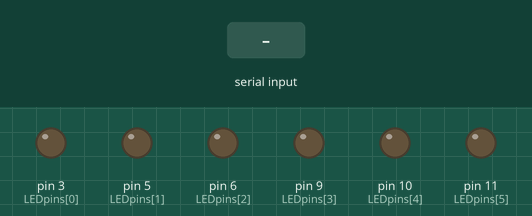
The sketch below on a simulated Arduino Uno, built with avr-gcc and run on an emulated ATmega328P. On the bench: output pins drawn as LEDs (lit = HIGH). The test bench sets the inputs (shaded band).

Above: at 1.2 s.
1.3 s: "1" received over Serial
At 2.5 s:
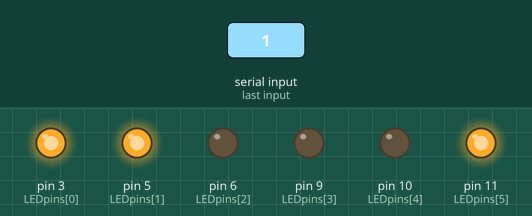
2.8 s: "0" received over Serial
At 3.8 s:
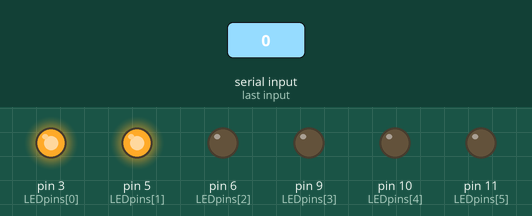
4.3 s: "2" received over Serial
At 4.9 s:
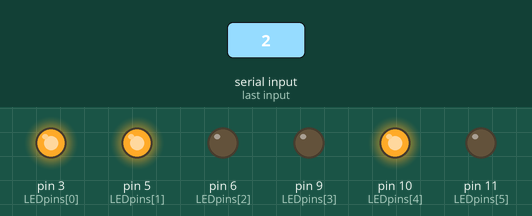
Timing chart, 0 to 7.3 s (numbered marks = the images above; inputs shaded):
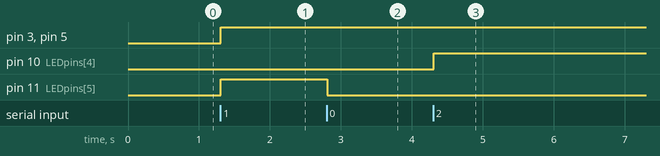

Measured:
- after the input at 1.3 s, pin 3 (LEDpins[0]), pin 5 (LEDpins[1]), pin 11 (LEDpins[5]): LOW → HIGH at once
- after the input at 2.8 s, pin 11 (LEDpins[5]): HIGH → LOW at once
- after the input at 4.3 s, pin 10 (LEDpins[4]): LOW → HIGH at once

The sketch:

braille_mas500_receive_final.ino
```cpp
class Braille
{
  public:
    Braille(byte pin, byte speed);
    void sendZero(int pinIndex);
    void sendDot(int pinIndex);
    void sendChar(byte c);
};


  char brailleOn[8]; //array of 'on' bits
  int LEDpins [] = {3, 5, 6, 9, 10, 11}; //array of pins LEDs are connected to
  int inputPin = 7;
  char debug = ' ';
  byte _speed;	// Speed in WPM
  byte _pin;	// Pin to beep or toggle
  byte _one;	// 1 == beep to speaker, 0 == toggle pin high and low
  byte _zero;
  int _dotlen;	// Length of dot (1)
  int _zerolen; //Length of a zero (0)
  byte _brailleCodepage[] = {	//
    B011011, //! 33
    B000100, //" 34
    B010111, //# 35
    B111001, //$ 36
    B110001, //% 37
    B111011, //& 38
    B000010, //'39
    B101111, //( 40
    B011111, //) 41
    B100001, //* 42
    B010011, //+ 43
    B000001,  //, 44
    B000011, //- 45
    B010001, //. 46
    B010010, /// 47
    B000111, //0 48
    B001000, //1 49
    B001010, //2 50
    B001100, //3 51
    B001101, //4 52
    B001001, //5 53
    B001110, //6 54
    B001111, //7 55
    B001011, //8 56
    B000110, //9 57
    B100101, //: 58
    B000101, //; 59
    B101001, //< 60
    B111111, //= 61
    B010110, //> 62
    B110101, //? 63
    B010000, //@ 64
    B100000, //ASCII Glyph A 65
    B101000, //B 66
    B110000, //C 67
    B110100, //D 68
    B101000, //E 69
    B111000, //F 70
    B111100, //G 71
    B101100, //H 72
    B011000, //I 73
    B011100, //J 74
    B100010, //K 75
    B101010, //L 76
    B110010, //M 77
    B110110, //N 78
    B100110, //O 79
    B111010, //P 80
    B111110, //Q 81
    B101110, //R 82
    B011010, //S 83
    B011110, //T 84
    B100011, //U 85
    B101011, //V 86
    B011101, //W 87
    B110011, //X 88
    B110111, //Y 89
    B100111, //Z 90
    B011001, //[ 91
    B101101, //\92
    B111101, //] 93
    B010100, //^ 94
    B010101 //_ 95
    };


Braille::Braille(byte pin, byte speed)
{
  // Save values for later use
  _pin = pin;
  _speed = speed;

  // Calculate the length of dash and dot
  _dotlen = (1200/_speed);
  _zerolen = (1200/_speed);
  //_zerolen =  (3*_dotlen);

  // Set the pin to output mode
  int i = 0;
  int localpin;
  for (i = 0; i < 8; i++){
    localpin = LEDpins[i];
    pinMode(localpin, OUTPUT);
  }
  //pinMode(inputPin, INPUT);
}

void Braille::sendZero(int pinIndex)
{
  digitalWrite(LEDpins[pinIndex], LOW);
}

void Braille::sendDot(int pinIndex)
{
  digitalWrite(LEDpins[pinIndex], HIGH);
}

void Braille::sendChar(byte c)
{
  //int _i = 0;
  byte _BrailleBinaryRep;
  //byte userInput;
  byte mask = B100000;

  // Send space
  /*if (c == ' ') {
    return ;
  }
  else {
    userInput = (byte) c;
    if (userInput >= 97 && userInput <= 122) {
      userInput -= 32;
    }

    _i = (userInput - 33);
    _BrailleBinaryRep = _brailleCodepage[_i];
  }*/

  _BrailleBinaryRep = c;

  for (int j = 0; j < 6; j++) {
    int k = -(j) + 6;
    int LED = k;

    brailleOn[k] = (_BrailleBinaryRep & (mask >> j)) != 0;
    if (debug = 'X') {
    //Serial.print("the bit mask result is: ");
    //Serial.println(_BrailleBinaryRep & (mask >> j));
    //Serial.print("the value of j is: ");
    //Serial.println(j);
    //Serial.print("the value of k is: ");
    //Serial.println(k);
    }
    if (brailleOn[k] == 1) {
      if (debug = 'X') {
          //Serial.print("LED #: ");
          //Serial.println(k);
      }
	  sendDot(j);
    } else {
	  sendZero(j);
    }
  }
}

Braille braille(LEDpins[5], 3);

void setup() {
  //higher baud rate for minimal write delay
  Serial.begin(1200);
}

void loop() {
  String stringIn = "";
  byte fragmentIn;

  while(Serial.available()) {
    fragmentIn = Serial.read();
    //Serial.println(fragmentIn);
    if (debug = 'X') {
    //Serial.print("You entered: ");
    //Serial.println(fragmentIn);
    }
    braille.sendChar(fragmentIn);
  }
}
```
